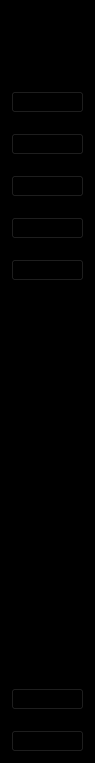
      <widget class="QWidget" name="icon_text_widget" native="true">
       <property name="minimumSize">
        <size>
         <width>95</width>
         <height>763</height>
        </size>
       </property>
       <property name="maximumSize">
        <size>
         <width>95</width>
         <height>763</height>
        </size>
       </property>
       <property name="styleSheet">
        <string notr="true">QWidget{
	background-color: rgb(0, 0, 0);
}
QPushButton:checked{
	background-color:white;
	border-radius:3px;
}</string>
       </property>
       <layout class="QVBoxLayout" name="verticalLayout_12">
        <property name="topMargin">
         <number>30</number>
        </property>
        <item>
         <layout class="QHBoxLayout" name="horizontalLayout_3">
          <item>
           <spacer name="horizontalSpacer">
            <property name="orientation">
             <enum>Qt::Orientation::Horizontal</enum>
            </property>
            <property name="sizeHint" stdset="0">
             <size>
              <width>20</width>
              <height>20</height>
             </size>
            </property>
           </spacer>
          </item>
          <item>
           <widget class="QLabel" name="label">
            <property name="maximumSize">
             <size>
              <width>40</width>
              <height>40</height>
             </size>
            </property>
            <property name="text">
             <string/>
            </property>
            <property name="pixmap">
             <pixmap resource="Icons.qrc">:/new/prefix1/Resocrces/logo.png</pixmap>
            </property>
            <property name="scaledContents">
             <bool>true</bool>
            </property>
           </widget>
          </item>
          <item>
           <spacer name="horizontalSpacer_2">
            <property name="orientation">
             <enum>Qt::Orientation::Horizontal</enum>
            </property>
            <property name="sizeHint" stdset="0">
             <size>
              <width>20</width>
              <height>20</height>
             </size>
            </property>
           </spacer>
          </item>
         </layout>
        </item>
        <item>
         <layout class="QVBoxLayout" name="verticalLayout_9">
          <property name="spacing">
           <number>20</number>
          </property>
          <property name="topMargin">
           <number>35</number>
          </property>
          <item>
           <widget class="QPushButton" name="dashboard2">
            <property name="text">
             <string/>
            </property>
            <property name="icon">
             <iconset resource="Icons.qrc">
              <normaloff>:/new/prefix1/Resocrces/dashboardsmall1.png</normaloff>
              <normalon>:/new/prefix1/Resocrces/dashboardsmall2.png</normalon>:/new/prefix1/Resocrces/dashboardsmall1.png</iconset>
            </property>
            <property name="iconSize">
             <size>
              <width>100</width>
              <height>16</height>
             </size>
            </property>
            <property name="checkable">
             <bool>true</bool>
            </property>
            <property name="autoExclusive">
             <bool>true</bool>
            </property>
           </widget>
          </item>
          <item>
           <widget class="QPushButton" name="institution2">
            <property name="text">
             <string/>
            </property>
            <property name="icon">
             <iconset resource="Icons.qrc">
              <normaloff>:/new/prefix1/RE/institutionsmall1.png</normaloff>
              <normalon>:/new/prefix1/RE/institutionsmall2.png</normalon>:/new/prefix1/RE/institutionsmall1.png</iconset>
            </property>
            <property name="iconSize">
             <size>
              <width>100</width>
              <height>16</height>
             </size>
            </property>
            <property name="checkable">
             <bool>true</bool>
            </property>
            <property name="autoExclusive">
             <bool>true</bool>
            </property>
           </widget>
          </item>
          <item>
           <widget class="QPushButton" name="pushButton_4">
            <property name="text">
             <string/>
            </property>
            <property name="icon">
             <iconset resource="Icons.qrc">
              <normaloff>:/new/prefix1/RE/studentssmall1.png</normaloff>
              <normalon>:/new/prefix1/RE/studentssmall2.png</normalon>:/new/prefix1/RE/studentssmall1.png</iconset>
            </property>
            <property name="iconSize">
             <size>
              <width>100</width>
              <height>16</height>
             </size>
            </property>
            <property name="checkable">
             <bool>true</bool>
            </property>
            <property name="autoExclusive">
             <bool>true</bool>
            </property>
           </widget>
          </item>
          <item>
           <widget class="QPushButton" name="teacher2">
            <property name="text">
             <string/>
            </property>
            <property name="icon">
             <iconset resource="Icons.qrc">
              <normaloff>:/new/prefix1/RE/teacherssmall1.png</normaloff>
              <normalon>:/new/prefix1/RE/teacherssmall2.png</normalon>:/new/prefix1/RE/teacherssmall1.png</iconset>
            </property>
            <property name="iconSize">
             <size>
              <width>100</width>
              <height>20</height>
             </size>
            </property>
            <property name="checkable">
             <bool>true</bool>
            </property>
            <property name="autoExclusive">
             <bool>true</bool>
            </property>
           </widget>
          </item>
          <item>
           <widget class="QPushButton" name="finance2">
            <property name="text">
             <string/>
            </property>
            <property name="icon">
             <iconset resource="Icons.qrc">
              <normaloff>:/new/prefix1/RE/financessmall1.png</normaloff>
              <normalon>:/new/prefix1/RE/financessmall2.png</normalon>:/new/prefix1/RE/financessmall1.png</iconset>
            </property>
            <property name="iconSize">
             <size>
              <width>100</width>
              <height>20</height>
             </size>
            </property>
            <property name="checkable">
             <bool>true</bool>
            </property>
            <property name="autoExclusive">
             <bool>true</bool>
            </property>
           </widget>
          </item>
         </layout>
        </item>
        <item>
         <spacer name="verticalSpacer_2">
          <property name="orientation">
           <enum>Qt::Orientation::Vertical</enum>
          </property>
          <property name="sizeHint" stdset="0">
           <size>
            <width>20</width>
            <height>582</height>
           </size>
          </property>
         </spacer>
        </item>
        <item>
         <layout class="QVBoxLayout" name="verticalLayout_10">
          <property name="spacing">
           <number>20</number>
          </property>
          <item>
           <widget class="QPushButton" name="setting2">
            <property name="text">
             <string/>
            </property>
            <property name="icon">
             <iconset resource="Icons.qrc">
              <normaloff>:/new/prefix1/RE/settingssmall1.png</normaloff>
              <normalon>:/new/prefix1/RE/settingssmall2.png</normalon>:/new/prefix1/RE/settingssmall1.png</iconset>
            </property>
            <property name="iconSize">
             <size>
              <width>100</width>
              <height>20</height>
             </size>
            </property>
            <property name="checkable">
             <bool>true</bool>
            </property>
            <property name="autoExclusive">
             <bool>true</bool>
            </property>
           </widget>
          </item>
          <item>
           <widget class="QPushButton" name="signout2">
            <property name="text">
             <string/>
            </property>
            <property name="icon">
             <iconset resource="Icons.qrc">
              <normaloff>:/new/prefix1/RE/signoutsmall1.png</normaloff>
              <normalon>:/new/prefix1/RE/signoutsmall2.png</normalon>:/new/prefix1/RE/signoutsmall1.png</iconset>
            </property>
            <property name="iconSize">
             <size>
              <width>100</width>
              <height>16</height>
             </size>
            </property>
            <property name="checkable">
             <bool>true</bool>
            </property>
            <property name="autoExclusive">
             <bool>true</bool>
            </property>
           </widget>
          </item>
         </layout>
        </item>
       </layout>
      </widget>
